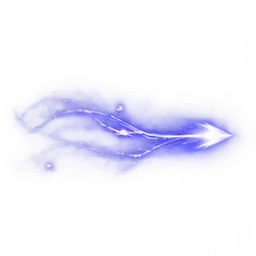
#> input picture scripts/vfx/sources/magicMissileTravel/frame_0.png, 256 x 256 px, given in place of lantern.png, which was not available
$ python build_lantern_painted.py ../sources/magicMissileTravel ../sources/magicMissileTravel/frame_1.png
#> lines starting #> are read from the running program, lines starting #| are printed output that depends on the picture; after the words box and inside, x2 and y2 are one past the last pixel; in counts of white or black regions, pixels touching at a corner belong together; pictures that were not available may be replaced by others from this repository, and a replacement may not be noted
### scripts/vfx/toll-the-dead/draw_toll.py
"""Toll the Dead — native pixel-art VFX layers.

Every pixel is placed on the native grid from a fixed palette (no smoothing,
no resampling). Exports per-layer strips, per-frame PNGs, 4x previews, GIFs.
"""
import json, math, os
import numpy as np
from PIL import Image

OUT = os.environ.get("OUT", "/home/claude/ttd/out")
TAU = math.tau

def hx(h, a=255):
    h = h.lstrip('#'); return (int(h[0:2], 16), int(h[2:4], 16), int(h[4:6], 16), a)

# Emerald necrotic ramp (dark -> bright)
G = [hx('061510'), hx('0b2a1f'), hx('11402e'), hx('17603f'), hx('1f8a55'),
     hx('2fb86f'), hx('5ee89b'), hx('a8ffcf'), hx('e9fff3')]
# Antique bronze ramp
B = [hx('140d07'), hx('2b1d0e'), hx('4a3418'), hx('6e5226'), hx('957338'),
     hx('bf9a52'), hx('e6cd8a')]
GLASS_DIM = [hx('0a1714'), hx('10241f'), hx('17342c'), hx('234a3d')]
CLEAR = (0, 0, 0, 0)

BAYER = np.array([[0, 8, 2, 10], [12, 4, 14, 6], [3, 11, 1, 9], [15, 7, 13, 5]]) / 16.0 - 0.5


class Canvas:
    def __init__(s, w, h):
        s.w, s.h = w, h
        s.a = np.zeros((h, w, 4), np.uint8)

    def put(s, x, y, c):
        x, y = int(round(x)), int(round(y))
        if 0 <= x < s.w and 0 <= y < s.h and c is not None:
            if c[3] == 0: s.a[y, x] = 0; return
            s.a[y, x] = c

    def hline(s, x0, x1, y, c):
        for x in range(int(x0), int(x1) + 1): s.put(x, y, c)

    def vline(s, x, y0, y1, c):
        for y in range(int(y0), int(y1) + 1): s.put(x, y, c)

    def rect(s, x0, y0, x1, y1, c):
        for y in range(int(y0), int(y1) + 1): s.hline(x0, x1, y, c)

    def img(s): return Image.fromarray(s.a, 'RGBA')


def quantize(dens, ramp, lo, hi, x0=0, y0=0, alpha_floor=None, dither=0.9):
    """density field -> palette indices with ordered dithering. -1 = clear."""
    h, w = dens.shape
    by = BAYER[(np.arange(h)[:, None] + y0) % 4, (np.arange(w)[None, :] + x0) % 4]
    n = len(ramp)
    t = (dens - lo) / (hi - lo)
    idx = np.floor(t * n + by * dither).astype(int)
    idx[dens < lo + by * 0.0] = -1
    idx = np.clip(idx, -1, n - 1)
    return idx


def blit_idx(cv, idx, ramp, edge_alpha=None):
    h, w = idx.shape
    for y in range(h):
        for x in range(w):
            i = idx[y, x]
            if i >= 0:
                c = ramp[i]
                if edge_alpha is not None and i == 0: c = c[:3] + (edge_alpha,)
                cv.a[y, x] = c


def loop_turb(X, Y, t, seed, scale=1.0, octaves=4, warp=3.0):
    """Seamlessly looping turbulence: integer temporal frequencies only."""
    rng = np.random.default_rng(seed)
    v = np.zeros_like(X, dtype=float)
    Xw = X + warp * np.sin(0.19 * Y / scale + TAU * t + rng.uniform(0, TAU))
    Yw = Y + warp * np.cos(0.17 * X / scale - TAU * t + rng.uniform(0, TAU))
    amp, tot = 1.0, 0.0
    for o in range(octaves):
        f = (0.09 * (1.9 ** o)) / scale
        ang = rng.uniform(0, TAU)
        kx, ky = f * math.cos(ang), f * math.sin(ang)
        m = rng.choice([-1, 1]) * (1 + (o % 2))
        v += amp * np.sin(kx * Xw + ky * Yw + TAU * m * t + rng.uniform(0, TAU))
        ang2 = ang + 1.9
        v += amp * np.sin(f * math.cos(ang2) * Xw + f * math.sin(ang2) * Yw - TAU * m * t + rng.uniform(0, TAU))
        tot += 2 * amp; amp *= 0.55
    return v / tot  # ~[-1,1]


# [6 lines left out: function zero_cross, not called in this run]


def outline(cv, col, only_if_alpha_below=1):
    a = cv.a
    solid = a[:, :, 3] >= 200
    out = np.zeros_like(solid)
    out[1:, :] |= solid[:-1, :]; out[:-1, :] |= solid[1:, :]
    out[:, 1:] |= solid[:, :-1]; out[:, :-1] |= solid[:, 1:]
    out &= a[:, :, 3] < only_if_alpha_below
    a[out] = col


# ---------------------------------------------------------------- LANTERN
SKELETON = True   # False: leave the centre panel empty for painted art
PULSE = True      # False: no pixel bell ring (painted sphere instead)
LW, LH = 96, 96
CX = 48

def lantern_frame(glow, pulse_r=None, pulse_a=0.0, flash=0.0, eyes=0.0, flicker=0.0, aura=0.0, t=0.0):
    """glow 0..1 skeleton awakening; flash 0..1 soul-energy intake."""
    cv = Canvas(LW, LH)
    # --- soft aura behind the lantern (pixel dithered, inside margins)
    if aura > 0:
        Y, X = np.mgrid[0:LH, 0:LW].astype(float)
        d = np.hypot((X - CX) / 1.0, (Y - 52) / 1.25)
        tb = loop_turb(X, Y, t, 77, scale=0.8, octaves=3, warp=2)
        dens = aura * np.clip(1 - d / 30, 0, 1) * (0.75 + 0.35 * tb)
        idx = quantize(dens, G[1:5], 0.12, 0.85, dither=1.0)
        blit_idx(cv, idx, G[1:5], edge_alpha=150)
    if PULSE:
        # --- bell pulse ring (one deep toll)
        if pulse_r is not None and pulse_a > 0:
            for k in range(720):
                ang = TAU * k / 720
                for dr, ci in ((0, 7 if pulse_a > .6 else 6), (-1, 5), (1, 4), (-2, 3)):
                    if pulse_a < 0.35 and dr != 0: continue
                    r = pulse_r + dr
                    x = CX + r * math.cos(ang); y = 52 + r * 1.0 * math.sin(ang)
                    # broken ring: gaps rotate so it reads as a resonance, not a shield
                    if math.sin(ang * 7 + pulse_r * 0.4) < -0.55: continue
                    cv.put(x, y, G[max(0, ci - (0 if pulse_a > .6 else 1))])

    br = B
    # --- hanging ring
    for k in range(360):
        ang = TAU * k / 360
        for r, ci in ((5, None), (4, None)):
            x = CX + r * math.cos(ang); y = 12 + r * math.sin(ang)
            shade = 5 if (math.cos(ang) < -0.2 and math.sin(ang) < 0.3) else (2 if math.cos(ang) > 0.3 else 4)
            if r == 5: shade = max(1, shade - 1)
            cv.put(x, y, br[shade])
    # finial + neck
    cv.rect(CX - 1, 17, CX + 1, 18, br[4]); cv.put(CX - 1, 17, br[6])
    cv.rect(CX - 2, 19, CX + 2, 20, br[3]); cv.hline(CX - 2, CX - 1, 19, br[5])
    cv.rect(CX - 1, 21, CX + 1, 22, br[2]); cv.put(CX - 1, 21, br[4])
    # --- roof: two-stage gothic canopy
    for y in range(23, 35):
        half = 2 + int((y - 23) * 1.05) if y < 30 else 9 + (y - 30) * 1
        for x in range(CX - half, CX + half + 1):
            rel = (x - (CX - half)) / max(1, 2 * half)
            ci = 5 if rel < 0.18 else 4 if rel < 0.45 else 3 if rel < 0.75 else 2
            cv.put(x, y, br[ci])
        cv.put(CX - half, y, br[1]); cv.put(CX + half, y, br[0])
    # roof ribs / tracery
    for y in range(24, 35):
        cv.put(CX, y, br[6] if y % 3 else br[4])
        o = int((y - 23) * 0.55)
        cv.put(CX - 3 - o, y, br[2]); cv.put(CX + 3 + o, y, br[1])
    # dormer windows on roof (tiny gothic arches)
    for dx in (-5, 5):
        cv.vline(CX + dx, 29, 31, G[2] if glow < .3 else G[min(6, 3 + int(glow * 3))])
        cv.put(CX + dx, 28, br[1])
    # corner spires
    for sx, lite in ((CX - 14, True), (CX + 14, False), (CX - 9, True), (CX + 9, False)):
        top = 22 if abs(sx - CX) > 10 else 25
        for y in range(top, 36):
            cv.put(sx, y, br[5] if lite else br[2])
        cv.put(sx, top - 1, br[6] if lite else br[3])
        cv.put(sx - 1 if lite else sx + 1, 33, br[3])
    # cornice
    cv.rect(CX - 15, 35, CX + 15, 37, br[3])
    cv.hline(CX - 15, CX + 15, 35, br[5]); cv.hline(CX - 15, CX + 15, 37, br[1])
    for x in range(CX - 14, CX + 15, 3): cv.put(x, 36, br[6] if x < CX else br[4])

    # --- body / glass
    top, bot = 38, 68
    # glass panels: left side (x 36..40), centre (42..54), right side (56..60)
    g_center = glow
    for y in range(top, bot + 1):
        for x in range(CX - 12, CX + 13):
            side = x < CX - 6 or x > CX + 6
            # glass colour
            if g_center <= 0.02 and flash <= 0:
                c = GLASS_DIM[1 if side else 2]
                if (x + y) % 7 == 0 and not side: c = GLASS_DIM[3]
            else:
                # vertical radial glow centred on skeleton chest
                dd = math.hypot((x - CX) / 1.0, (y - 52) / 1.6) / 14
                lvl = g_center * (1 - dd) * (0.55 if side else 1.0) + 0.15 * flicker * math.sin(y * 0.9 + x)
                lvl += flash * (0.9 - dd * 0.4) * (0.7 if side else 1.0)
                lvl = max(0.0, min(1.0, lvl)) + BAYER[y % 4, x % 4] * 0.18
                ramp = [GLASS_DIM[1], G[2], G[3], G[4], G[5], G[6]] + ([] if flash > 0 else [G[7], G[8]])
                c = ramp[max(0, min(len(ramp) - 1, int(lvl * len(ramp))))]
            cv.put(x, y, c)
    # glass sheen streaks (upper-left light)
    for i in range(6):
        cv.put(CX - 4 + i // 2, top + 3 + i, (G[7] if glow > .5 else GLASS_DIM[3]))
    cv.put(CX - 10, top + 4, GLASS_DIM[3]); cv.put(CX - 10, top + 5, GLASS_DIM[3])

    if SKELETON:
        # --- skeleton (tiny dead figure) in centre panel
        # [6 lines left out: function sk, not called in this run]
        bone = sk(glow); bone_d = G[3] if glow > .15 else hx('2c3832')
        hood = hx('0c1311') if glow < .5 else (G[2] if flash > 0 else G[1])
        # hood
        for y in range(41, 56):
            half = 3 + (y - 41) // 3
            if y < 43: half = 2 + (y - 41)
            for x in range(CX - half, CX + half + 1):
                if abs(x - CX) >= half - 1 or y < 43:
                    cv.put(x, y, hood)
        # skull
        cv.rect(CX - 2, 43, CX + 2, 46, bone)
        cv.hline(CX - 1, CX + 1, 47, bone)
        cv.put(CX + 2, 46, bone_d); cv.put(CX - 2, 46, bone_d)
        ecol = G[8] if eyes > .6 else (G[6] if eyes > .2 else hx('050807'))
        cv.put(CX - 1, 44, ecol); cv.put(CX + 1, 44, ecol)
        cv.put(CX, 46, bone_d)
        if eyes > .6: cv.put(CX - 1, 45, G[5]); cv.put(CX + 1, 45, G[5])
        # spine + ribs
        cv.vline(CX, 48, 58, bone)
        for i, y in enumerate((50, 52, 54)):
            w = 3 - (i == 2)
            cv.hline(CX - w, CX - 1, y, bone); cv.hline(CX + 1, CX + w, y, bone)
            cv.put(CX - w, y + 1, bone_d); cv.put(CX + w, y + 1, bone_d)
        # arms — dead (hanging) vs awakened (raised, clutching)
        if glow < .5:
            cv.vline(CX - 4, 49, 55, bone); cv.vline(CX + 4, 49, 55, bone)
            cv.put(CX - 4, 56, bone_d); cv.put(CX + 4, 56, bone_d)
        else:
            for i in range(4):
                cv.put(CX - 4 - (i > 1), 49 - i // 2 + (i > 2), bone)
                cv.put(CX + 4 + (i > 1), 49 - i // 2 + (i > 2), bone)
            cv.vline(CX - 6, 44, 47, bone); cv.vline(CX + 6, 44, 47, bone)
            cv.put(CX - 6, 43, bone_d); cv.put(CX + 6, 43, bone_d)
        # pelvis + legs
        cv.hline(CX - 2, CX + 2, 59, bone); cv.put(CX - 2, 60, bone_d); cv.put(CX + 2, 60, bone_d)
        cv.vline(CX - 2, 61, 66, bone); cv.vline(CX + 2, 61, 66, bone)
        # robe hem
        for x in range(CX - 7, CX + 8):
            if (x * 3) % 5 != 0: cv.put(x, 67, hood)

    # --- frame posts and gothic arches
    posts = ((CX - 13, 5, 3), (CX - 7, 4, 2), (CX + 7, 3, 1), (CX + 13, 2, 0))
    for px, lit, dk in posts:
        cv.vline(px, top, bot, br[lit]); cv.vline(px + (1 if px < CX else -1), top, bot, br[dk])
        for y in range(top + 3, bot, 6): cv.put(px, y, br[6] if px < CX else br[4])
    # centre arch
    for x in range(CX - 6, CX + 7):
        ah = int(round(3.2 * (1 - ((x - CX) / 6.5) ** 2)))
        for y in range(top, top + 4 - ah): cv.put(x, y, br[3] if x < CX else br[2])
        cv.put(x, top + 4 - ah, br[5] if x <= CX else br[3])
    for sx0, sx1 in ((CX - 12, CX - 8), (CX + 8, CX + 12)):
        cv.hline(sx0, sx1, top, br[3]); cv.hline(sx0, sx1, top + 1, br[2])
    # mid tracery bar
    cv.hline(CX - 12, CX - 8, 53, br[3]); cv.hline(CX + 8, CX + 12, 53, br[1])

    # --- base
    cv.rect(CX - 15, 69, CX + 15, 71, br[3])
    cv.hline(CX - 15, CX + 15, 69, br[5]); cv.hline(CX - 15, CX + 15, 71, br[1])
    for x in range(CX - 14, CX + 15, 2): cv.put(x, 70, br[4] if x < CX else br[2])
    for i, y in enumerate(range(72, 77)):
        half = 12 - i * 2
        for x in range(CX - half, CX + half + 1):
            rel = (x - (CX - half)) / max(1, 2 * half)
            cv.put(x, y, br[5 if rel < .2 else 4 if rel < .5 else 2 if rel < .8 else 1])
    # feet + pendant
    for fx in (CX - 9, CX + 9):
        cv.rect(fx - 1, 74, fx + 1, 77, br[3]); cv.put(fx - 1, 74, br[5]); cv.put(fx, 78, br[2])
    cv.vline(CX, 77, 79, br[3]); cv.put(CX, 80, br[5])

    outline(cv, B[0] + () if False else (12, 8, 5, 255))
    # restore aura/pulse pixels that the outline overwrote? outline only writes where alpha<1 (empty)
    # --- flash bloom specks (energy received) drawn after outline
    if flash > 0:
        rng = np.random.default_rng(int(flash * 100) + 5)
        for _ in range(int(14 * flash)):
            ang = rng.uniform(0, TAU); r = rng.uniform(16, 24)
            x, y = CX + r * math.cos(ang), 52 + r * 1.15 * math.sin(ang)
            cv.put(x, y, G[8]); cv.put(x + 1, y, G[6])
        # rays out of glass
        for ang in np.linspace(0, TAU, 12, endpoint=False):
            for r in range(15, 15 + int(6 * flash)):
                cv.put(CX + r * math.cos(ang), 52 + r * 1.2 * math.sin(ang), G[7] if r < 18 else G[5])
    if glow > .4 and flash == 0:
        # small motes being drawn INTO the lantern from the right (soul intake)
        for i in range(5):
            ph = (t + i / 5) % 1.0
            r = 28 * (1 - ph)
            ang = -0.25 + 0.5 * math.sin(i * 2.1)
            x, y = CX + 6 + r * math.cos(ang), 52 + r * math.sin(ang) * 0.6
            if r > 14: cv.put(x, y, G[6] if ph > .5 else G[5])
    return cv


def lantern_frames():
    frames, tags = [], {}
    def add(tag, **kw):
        tags.setdefault(tag, []).append(len(frames)); frames.append(lantern_frame(**kw))
    for i in range(4):   # dormant, faint breathing
        add('dormant', glow=0.0, eyes=0.1 * (i % 2))
    for i, g in enumerate((0.18, 0.36, 0.58, 0.8)):  # awakening: eyes first
        add('awaken', glow=g, eyes=min(1, 0.4 + i * 0.25), aura=g * 0.5, t=i / 4)
    for i, r in enumerate((16, 22, 29, 36)):  # single toll pulse
        add('toll', glow=1.0, eyes=1, pulse_r=r, pulse_a=(1.0, 0.85, 0.55, 0.3)[i], aura=0.75 - i * .08, t=i / 4)
    for i in range(6):   # receiving loop (seamless)
        add('receive_loop', glow=0.85 + 0.1 * math.sin(TAU * i / 6), eyes=1, aura=0.55, flicker=0.6 * math.sin(TAU * i / 6 * 2), t=i / 6)
    for f in (0.6, 1.0, 0.7):  # soul energy arrives -> flash
        add('flash', glow=1.0, eyes=1, flash=f, aura=0.9, t=0)
    for i, g in enumerate((0.75, 0.5, 0.3, 0.15, 0.05, 0.0)):  # dims
        add('dim', glow=g, eyes=max(0, 1 - i * 0.25), aura=max(0, 0.5 - i * 0.12), t=i / 6)
    return frames, tags


# ---------------------------------------------------------------- TARGET FUMES
FW, FH = 128, 128
FCX, FCY = 64, 66           # centre of reserved character space
HOLE_RX, HOLE_RY = 15, 26   # empty ellipse (character stays readable)
CHEST = (64, 62); MOUTH = (63, 47)

# [96 lines left out: functions wisp_curve, fumes_frame, not called in this run]


# ---------------------------------------------------------------- TRAVELING SOUL
SW, SH = 96, 56
HX, HY = 24, 27   # head centre (faces LEFT)

# [68 lines left out: function soul_frame, not called in this run]


# ---------------------------------------------------------------- CONNECTING WISPS
WW, WH = 128, 32

# [65 lines left out: functions wisp_frame, save_layer, not called in this run]


# [17 lines that do not run on import are left out]

### scripts/vfx/toll-the-dead/build_lantern_painted.py
"""Pixel lantern + Sam's painted art.

- The pixel lantern is drawn WITHOUT its pixel skeleton and WITHOUT its pixel bell ring.
- The painted skeleton (pack lantern frames: dormant hooded / awake glowing) is set into the
  centre glass panel, BEHIND the bronze frame (the frame's bronze pixels are re-laid on top).
- The painted sphere from pack lantern frame 3 (the bell pulse) is extracted (green only, the
  painted lantern body dropped) and burst around the pixel lantern on the toll, faintly on each flash.

  python3 build_lantern_painted.py <pack_dir> <out_dir>
Output: lanternPainted_XX.png (720x720, the 96px pixel lantern at 5x nearest in the centre).
"""
import os, sys, math
import numpy as np
from PIL import Image
sys.path.insert(0, os.path.dirname(os.path.abspath(__file__)))
import draw_toll as D

PACK, OUT = sys.argv[1], sys.argv[2]
os.makedirs(OUT, exist_ok=True)
D.SKELETON = False
D.PULSE = False
frames, tags = D.lantern_frames()

K = 5; BOX = 720; OFF = (BOX - 96 * K) // 2           # pixel lantern 480px, centred
strip = Image.open(os.path.join(PACK, 'lantern.png')).convert('RGBA')
#> strip is the input picture: PIL image 256x256 RGBA; mean R, G, B, A 27.2, 26.3, 96.1, 21.4
cell = lambda i: strip.crop((i * 512, 0, i * 512 + 512, 512))

# painted centre panels (measured): awake frame panel x230-292 y228-372; dormant frame sits 7px left
PANEL_W, PANEL_H = 13 * K, 31 * K                      # pixel centre panel x42..54, y38..68
P_AWAKE = np.asarray(cell(1).crop((230, 228, 292, 372)).resize((PANEL_W, PANEL_H), Image.LANCZOS)).astype(np.float32)
P_DORM = np.asarray(cell(0).crop((223, 228, 285, 372)).resize((PANEL_W, PANEL_H), Image.LANCZOS)).astype(np.float32)
PANEL_XY = (OFF + 42 * K, OFF + 38 * K)

# sphere: green only (drop bronze and dark matte), centre (258,285), painted glass centre (258,300)
c2 = np.asarray(cell(2)).astype(np.float32)
green = np.clip((c2[..., 1] - c2[..., 0] * 1.15) / 40, 0, 1)
sph = c2.copy(); sph[..., 3] *= green
yy, xx = np.mgrid[0:512, 0:512]
r = np.hypot(xx - 258, yy - 285)
sph[..., 3] *= np.clip((r - 70) / 40, 0, 1)            # hollow: the lantern sits in the middle
SPHERE = Image.fromarray(sph.astype(np.uint8), 'RGBA')
#> SPHERE: PIL image 512x512 RGBA; every value is 0
SCALE = 1.07                                           # painted lantern body -> pixel lantern body
GLASS = (OFF + 48 * K, OFF + 52 * K)                   # pixel glass centre in the box

BRONZE = {tuple(c[:3]) for c in D.B} | {(12, 8, 5)}


def panel_for(i):
    """Painted skeleton state per lantern frame."""
    t = next(k for k, v in tags.items() if i in v); j = tags[t].index(i)
    if t == 'dormant': return P_DORM, 1.0
    if t == 'awaken':
        w = (j + 1) / 4; return P_DORM * (1 - w) + P_AWAKE * w, 1.0
    if t in ('toll', 'receive_loop'): return P_AWAKE, 1.0 + (0.08 * math.sin(j * 2.1) if t == 'receive_loop' else 0.1)
    if t == 'flash': return P_AWAKE, (1.45, 1.8, 1.5)[j]
    w = max(0, 1 - (j + 1) / 6); return P_DORM * (1 - w) + P_AWAKE * w, 1.0


def sphere_for(i):
    t = next(k for k, v in tags.items() if i in v); j = tags[t].index(i)
    if t == 'toll': return (0.82, 1.0, 1.14, 1.26)[j], (1.0, 0.95, 0.7, 0.38)[j], j * 6
    if t == 'flash': return (0.86, 0.92, 0.98)[j], (0.35, 0.55, 0.25)[j], 20 + j * 4
    return None


for i, f in enumerate(frames):
    pix = f.img().resize((96 * K, 96 * K), Image.NEAREST)
    pa = np.asarray(pix).astype(np.float32)
    box = Image.new('RGBA', (BOX, BOX), (0, 0, 0, 0))
    sp = sphere_for(i)
    if sp:
        s, a, rot = sp
        size = int(512 * SCALE * s)
        im = SPHERE.rotate(rot, resample=Image.BICUBIC).resize((size, size), Image.LANCZOS)
        arr = np.asarray(im).astype(np.float32); arr[..., 3] *= a
        cx = GLASS[0] - (258 / 512) * size; cy = GLASS[1] - (300 / 512) * size
        box.alpha_composite(Image.fromarray(arr.astype(np.uint8), 'RGBA'), (int(cx), int(cy)))
    box.alpha_composite(pix, (OFF, OFF))
    # painted skeleton into the glass
    panel, gain = panel_for(i)
    pr = panel.copy(); pr[..., :3] = np.clip(pr[..., :3] * gain + (gain - 1) * 40, 0, 255)
    fy = np.clip(np.minimum(np.arange(PANEL_H), np.arange(PANEL_H)[::-1]) / 4, 0, 1)
    fx = np.clip(np.minimum(np.arange(PANEL_W), np.arange(PANEL_W)[::-1]) / 4, 0, 1)
    pr[..., 3] = 255 * 0.97 * fy[:, None] * fx[None, :]
    box.alpha_composite(Image.fromarray(pr.astype(np.uint8), 'RGBA'), PANEL_XY)
    # bronze frame back on top, so the art sits behind the glass bars and arch
    rgb = pa[..., :3].astype(int); m = np.zeros(rgb.shape[:2], bool)
    for c in BRONZE: m |= np.all(rgb == c, axis=-1)
    m &= pa[..., 3] > 0
    top = pa.copy(); top[~m, 3] = 0
    box.alpha_composite(Image.fromarray(top.astype(np.uint8), 'RGBA'), (OFF, OFF))
    box.save(os.path.join(OUT, f'lanternPainted_{i:02d}.png'))
#> this loop made 27 passes
#> pass 1, `pix = f.img().resize((96 * K, 96 * K), Image.NEAREST)`:
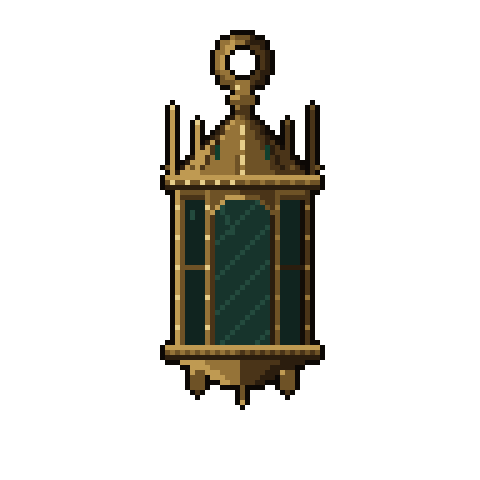
#> pix: PIL image 480x480 RGBA; mean R, G, B, A 12.7, 11.5, 6.8, 48; transparent parts drawn white
#> pass 1, `rgb = pa[..., :3].astype(int)`:
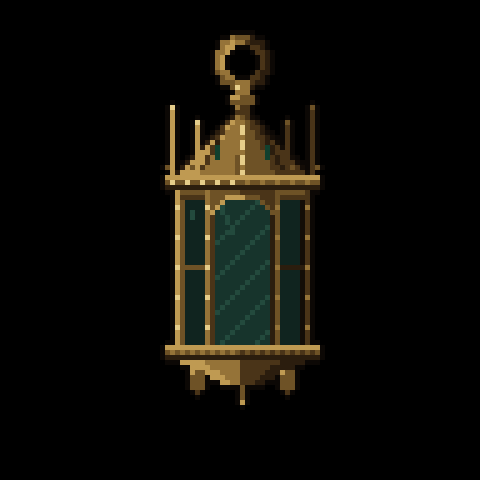
#> rgb: shape (480, 480, 3) int64; mean R, G, B 12.7, 11.5, 6.8
#> after the loop: arr: shape (536, 536, 4) float32; every value is 0
#> after the loop:
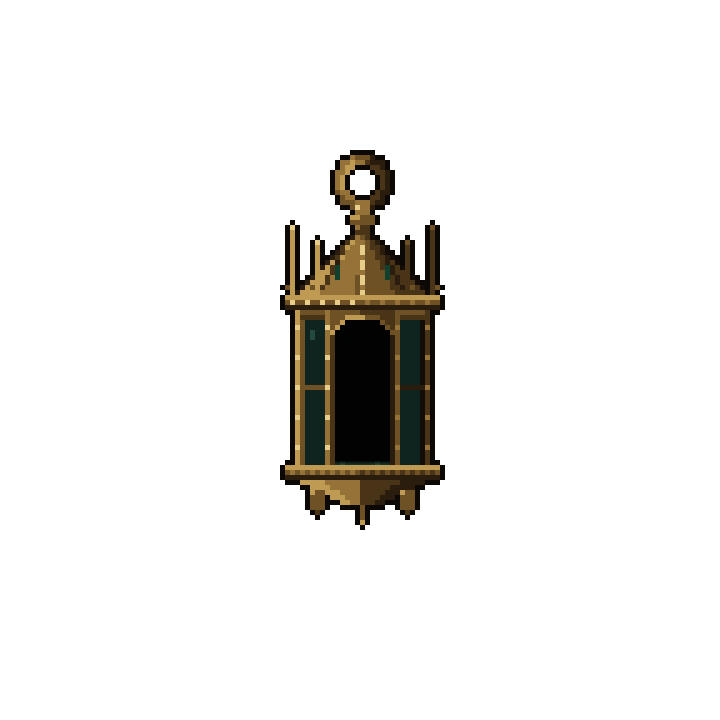
#> box: PIL image 720x720 RGBA; mean R, G, B, A 5.3, 4.3, 2.4, 21.3; transparent parts drawn white
#> after the loop:
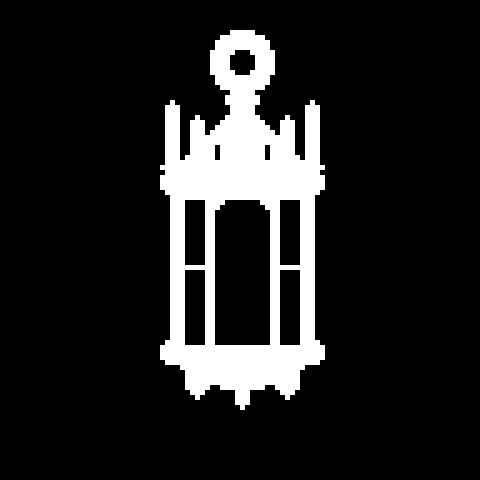
#> m: shape (480, 480) bool; 12.9% white; 1 white region, box (x1, y1, x2, y2) and area: (160, 30, 325, 410) 29750
#> after the loop:
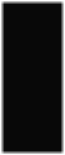
#> pr: shape (155, 65, 4) float32; mean R, G, B, A 0, 0, 0, 221; transparent parts drawn white
#> after the loop:
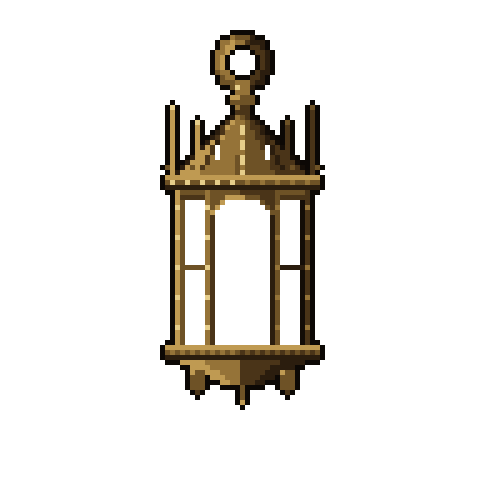
#> top: shape (480, 480, 4) float32; mean R, G, B, A 12.7, 11.5, 6.8, 32.9; transparent parts drawn white
print('frames', len(frames))
